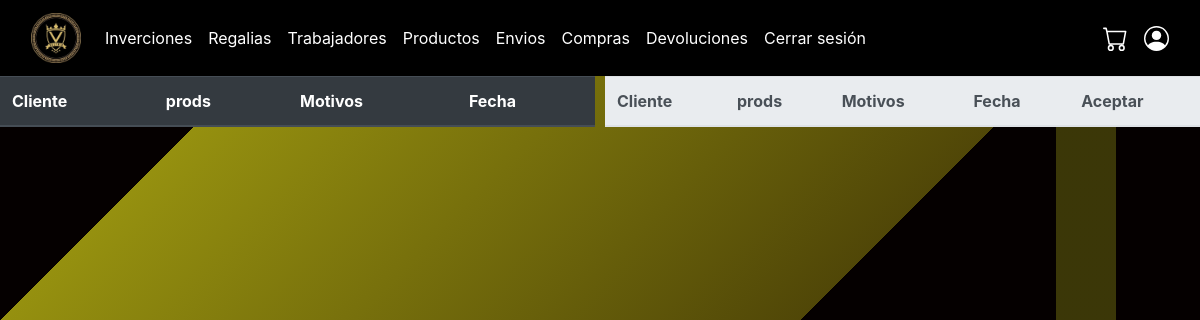
/devolucion (signed in), run on an earlier commit of the app's database.
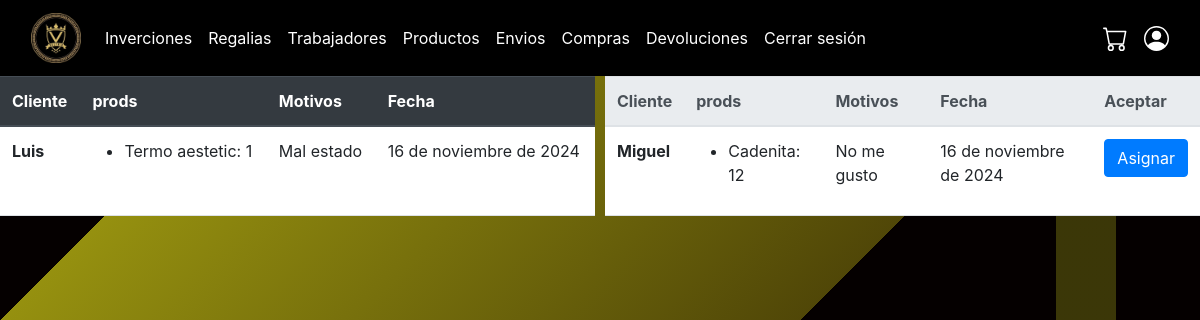
And on a later commit of the database.
### plus/models.py (models this page shows, shortened)
class Devolucion(models.Model):
    descripcion = models.CharField(max_length=100)
    imagen = models.URLField(
        verbose_name='Imagen de la devolución',
        default='https://upload.wikimedia.org/wikipedia/commons/thumb/d/da/Imagen_no_disponible.svg/768px-Imagen_no_disponible.svg.png'
    )
    fecha_devolucion = models.DateField()
    compra = models.ForeignKey(Compra, on_delete=models.CASCADE)
    cliente = models.ForeignKey(Cliente, on_delete=models.CASCADE)
    aceptada = models.BooleanField(default=0)

class Cliente(models.Model):
    user = models.OneToOneField(User, on_delete=models.CASCADE, null=True, blank=True)
    nombre = models.CharField(max_length=50)
    apellido = models.CharField(max_length=50)
    telefono = models.CharField(max_length=8)
    cedula = models.CharField(max_length=25)
    correo = models.EmailField(max_length=25, null=True, blank=True)
    contraseña = models.CharField(max_length=30)

class DetalleCompra(models.Model):
    producto = models.ForeignKey(Producto, on_delete=models.CASCADE)
    compra = models.ForeignKey(Compra, on_delete=models.CASCADE)
    cantidad = models.IntegerField()

class Producto(models.Model):
    descripcion = models.CharField(max_length=100, default='Sin descripción')
    precio = models.FloatField()
    nombre = models.CharField(max_length=40)
    cantidad = models.IntegerField()
    peso = models.FloatField()
    imagen = models.URLField(
        verbose_name='Imagen del producto',
        default='https://upload.wikimedia.org/wikipedia/commons/thumb/d/da/Imagen_no_disponible.svg/768px-Imagen_no_disponible.svg.png'
    )

### plus/views.py (the view)
# urls.py: path('devolucion',views.devolucion,name="devolucion"),
@staff_required
def devolucion(request):
    devoluciones_confirmadas = Devolucion.objects.filter(aceptada=True)
    devoluciones_no_confirmadas = Devolucion.objects.filter(aceptada=False)
    return render(request, "plus/administracion/devoluciones.html", {
        "devoluciones_confirmadas": devoluciones_confirmadas,
        "devoluciones_no_confirmadas": devoluciones_no_confirmadas
    })

### plus/views.py (called while the page is built)
def is_staff_user(user):
    return user.is_staff

### plus/templates/plus/administracion/devoluciones.html (shortened to what this page needs)
{% extends "plus/administracion/layout.html" %}
{% block body %}
<div style="display: flex; flex-direction: column; gap: 10px;">
    <div style="display: flex; gap: 10px; flex-grow: 1;">
        <table style="flex: 1;" class="table">
            <thead class="thead-dark">
                <tr>
                    <th scope="col">Cliente</th>
                    <th scope="col">prods</th>
                    <th scope="col">Motivos</th>
                    <th scope="col">Fecha</th>
                </tr>
            </thead>
            <tbody>
                {% for devolucion in devoluciones_confirmadas %}
                <tr>
                    <th scope="row">{{ devolucion.cliente.nombre }}</th>
                    <td>
                        <ul>
                            {% for detalle in devolucion.compra.detallecompra_set.all %}
                                <li>{{ detalle.producto.nombre }}: {{ detalle.cantidad }}</li>
                            {% endfor %}
                        </ul>
                    </td>
                    <td>{{ devolucion.descripcion }}</td>
                    <td>{{ devolucion.fecha_devolucion  }}</td>
                </tr>
                {% endfor %}
            </tbody>
        </table>
        <table style="flex: 1;" class="table">
            <thead class="thead-light">
                <tr>
                    <th scope="col">Cliente</th>
                    <th scope="col">prods</th>
                    <th scope="col">Motivos</th>
                    <th scope="col">Fecha</th>
                    <th scope="col">Aceptar</th>
                </tr>
            </thead>
            <tbody>
                {% for devolucion in devoluciones_no_confirmadas %}
                <tr>
                    <th scope="row">{{ devolucion.cliente.nombre }}</th>
                    <td>
                        <ul>
                            {% for detalle in devolucion.compra.detallecompra_set.all %}
                                <li>{{ detalle.producto.nombre }}: {{ detalle.cantidad }}</li>
                            {% endfor %}
                        </ul>
                    </td>
                    <td>{{ devolucion.descripcion }}</td>
                    <td>{{ devolucion.fecha_devolucion  }}</td>
                    <td>
                        <form method="POST" action="{% url 'aceptarDevolucion' devolucion.id %}">
                                    <button type="submit" class="btn btn-primary">Asignar</button>
                            </td>
                </tr>
                {% endfor %}
            </tbody>
        </table>
    </div>
</div>
{% endblock %}

What changed in the data, as far as the page shows it:
added Devolucion: cliente.nombre "Luis", descripcion "Mal estado", fecha_devolucion "16 de noviembre de 2024"
added DetalleCompra: producto.nombre "Termo aestetic", cantidad "1", shown under "Luis"
added Devolucion: cliente.nombre "Miguel", descripcion "No me gusto", fecha_devolucion "16 de noviembre de 2024"
added DetalleCompra: producto.nombre "Cadenita", cantidad "12", shown under "Miguel"
